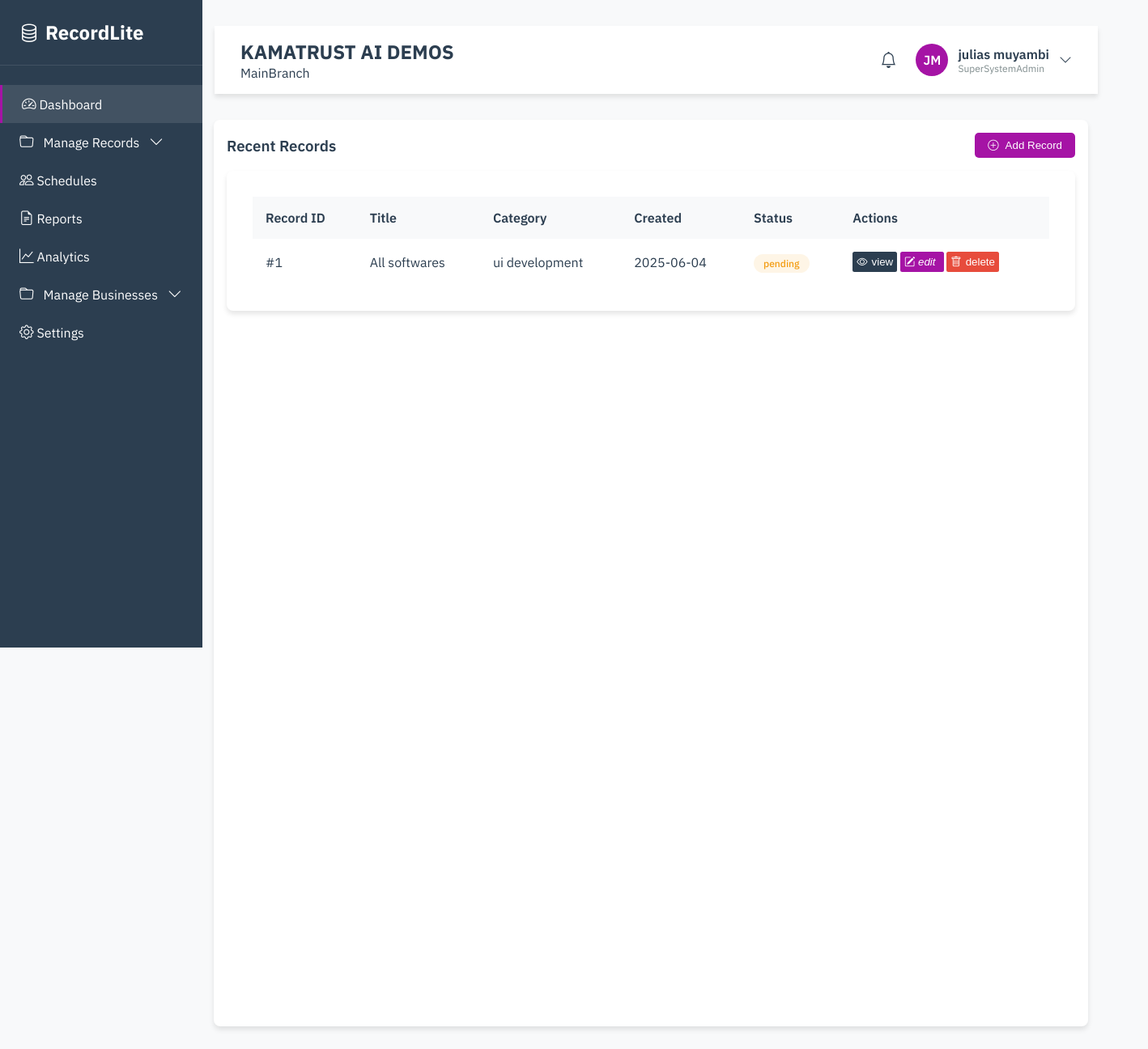
Page /records/ (signed in) on the committed database.
### myapp/models.py (models this page shows, shortened)
class Superadmin(AbstractUser):
    company = models.CharField(max_length=255, blank=True)
    role = models.CharField(max_length=50, default='SuperAdmin')
    branch = models.CharField(max_length=50, default='MainBranch')
    phone_number = models.CharField(max_length=20, blank=True, validators=[phone_regex])

class Record(models.Model):
    title = models.CharField(max_length=100)
    category = models.CharField(max_length=100)
    description = models.TextField()
    date = models.DateField()
    status = models.CharField(max_length=50)
    created_by = models.ForeignKey(settings.AUTH_USER_MODEL, on_delete=models.CASCADE)

### myapp/views.py (the view)
# urls.py: path("records/", views.records_view, name="records"),
@login_required
def records_view(request):
    records = Record.objects.filter(created_by=request.user).order_by("-date")
    return render(request, "myapp/records.html", {"records": records})

### myapp/templates/myapp/records.html (shortened to what this page needs)
{% load static%}
{% include 'myapp/partials/header.html' %}
{% include 'myapp/partials/sidebar.html' %}
{% include 'myapp/partials/navbar.html' %}
<link rel="stylesheet" href="{% static 'css/style.css'%}">
<div class="main-content">
<div class="widget">
  <div class="widget-header">
    <h3 class="widget-title">Recent Records</h3>
    <div class="widget-actions">
      <a href="{% url 'add-records'%}">
        <button class="btn btn-primary" id="addRecordBtn">
        <i class="bi bi-plus-circle" style="color: white;"></i> Add Record
      </button>
      </a>
    </div>
  </div>
  <div class="widget-body">
    <div class="table-container">
      <table id="recordsTable">
        <thead>
          <tr>
            <th>Record ID</th>
            <th>Title</th>
            <th>Category</th>
            <th>Created</th>
            <th>Status</th>
            <th>Actions</th>
          </tr>
        </thead>
        <tbody>
          {% for record in records %}
          <tr>
            <td>#{{forloop.counter}}</td>
            <td>{{ record.title }}</td>
            <td>{{ record.category }}</td>
            <td>{{ record.date|date:"Y-m-d" }}</td>
            <td>
              <span class="status-badge status-{{ record.status }}">{{ record.status }}</span>
            </td>
            <td>
              <button class="action-btn-view"><i class="bi bi-eye" style="margin-right: 5px;"></i>view</button>
              <button class="action-btn-edit"><i class="bi bi-pencil-square" style="margin-right: 5px;"> edit</i></button>
              <button class="action-btn-danger"><i class="bi bi-trash" style="margin-right: 5px;"></i>delete</button>
            </td>
          </tr>
          {% endfor %}
        </tbody>
      </table>
    </div>
  </div>
</div>
</div>
   </main>
{% include 'myapp/partials/footer.html'%}

### myapp/templates/myapp/partials/navbar.html (shortened to what this page needs)
<main class="main-content">
  <header class="header">
    <div class="main-headtext">
      <h2>{{ request.user.company }}</h2>
      <span>{{ request.user.branch }}</span>
    </div>
    <div class="header-actions">
      <i class="bi bi-bell" style="font-size: 1.25rem; cursor: pointer"></i>
      <div class="user-profile" id="userProfile">
        <div class="user-avatar">{{request.user.first_name|slice:":1"|upper}}{{request.user.last_name|slice:":1"|upper}}
        </div>
        <div class="user-info">
          <span class="user-name">{{ request.user.first_name|lower }} {{ request.user.last_name|lower }}</span>
          <span class="user-role">{{request.user.role}}</span>
        </div>
        <i class="bi bi-chevron-down"></i>
      </div>
    </div>
  </header>

### myapp/static/css/style.css (style rules this page uses)
:root { --primary-color: #2c3e50; --secondary-color: rgb(165, 19, 165); --accent-color: #e74c3c; --success-color: #27ae60; --warning-color: #f39c12; --text-dark: #2c3e50; --text-light: #7f8c8d; --bg-light: #f8f9fa; --bg-white: #ffffff; --border-color: #e0e0e0; --shadow: 0 4px 6px rgba(0, 0, 0, 0.1); --shadow-lg: 0 10px 25px rgba(0, 0, 0, 0.15); --border-radius: 8px; --transition: all 0.3s ease; }
* { margin: 0; padding: 0; box-sizing: border-box; }
a { text-decoration: none; color: #ffffff; }
body { font-family: "IBM Plex Sans", sans-serif; background-color: var(--bg-light); color: var(--text-dark); display: flex; min-height: 100vh; }
.main-content { flex: 1; margin-left: 100px; transition: var(--transition); }
.header { background: var(--bg-white); box-shadow: var(--shadow); padding: 1rem 2rem; position: sticky; top: 0; z-index: 900; display: flex; margin-left: 133px; width: 87%; justify-content: space-between; align-items: center; }
.header-actions { display: flex; align-items: center; gap: 1.5rem; }
.main-headtext { position: relative; }
.user-profile { display: flex; align-items: center; gap: 0.75rem; cursor: pointer; position: relative; }
.user-avatar { width: 40px; height: 40px; border-radius: 50%; background: var(--secondary-color); color: white; display: flex; align-items: center; justify-content: center; font-weight: 600; }
.user-info { display: flex; flex-direction: column; }
.user-name { font-weight: 600; }
.user-role { font-size: 0.75rem; color: var(--text-light); }
.main-content { padding: 2rem; }
.btn { padding: 0.5rem 1rem; border-radius: 5px; border: none; font-weight: 500; cursor: pointer; display: inline-flex; align-items: center; gap: 0.5rem; transition: var(--transition); }
.btn-primary { background: var(--secondary-color); color: white; }
.widget { flex: 1; background: var(--bg-white); border-radius: var(--border-radius); box-shadow: var(--shadow); padding: 1rem; max-height: 100%; height: 70em; width: 67.5em; }
.widget-header { display: flex; justify-content: space-between; align-items: center; margin-bottom: 1rem; }
.widget-title { font-weight: 600; color: var(--primary-color); }
.widget-actions i { color: var(--text-light); cursor: pointer; }
.widget-body { margin-top: 0; }
.table-container { background: var(--bg-white); border-radius: var(--border-radius); box-shadow: var(--shadow); overflow: hidden; padding: 2em; }
table { width: 100%; border-collapse: collapse; }
thead { background: var(--bg-light); }
th { padding: 1rem; text-align: left; font-weight: 600; color: var(--primary-color); }
td { padding: 1rem; border-bottom: 1px solid var(--border-color); }
tr:last-child td { border-bottom: none; }
.status-badge { padding: 0.25rem 0.75rem; border-radius: 20px; font-size: 0.75rem; font-weight: 500; }
.status-pending { background: rgba(243, 156, 18, 0.1); color: var(--warning-color); }
.action-btn-danger { cursor: pointer; border: none; border-radius: 2.5px; color: white; background-color: var(--accent-color); transition: var(--transition); padding: 5px; font-weight: 500; }
.action-btn-view { cursor: pointer; border: none; border-radius: 2.5px; color: white; background-color: var(--primary-color); transition: var(--transition); padding: 5px; }
.action-btn-edit { cursor: pointer; border: none; border-radius: 2.5px; color: white; background-color: var(--secondary-color); transition: var(--transition); padding: 5px; }

### rows in the picture
Superadmin: user.company "KAMATRUST AI DEMOS", user.branch "MainBranch", user.first_name "J", user.last_name "M", user.first_name "julias", user.last_name "muyambi", user.role "SuperSystemAdmin"
Record: title "All softwares", category "ui development", date "2025-06-04", status "pending"
